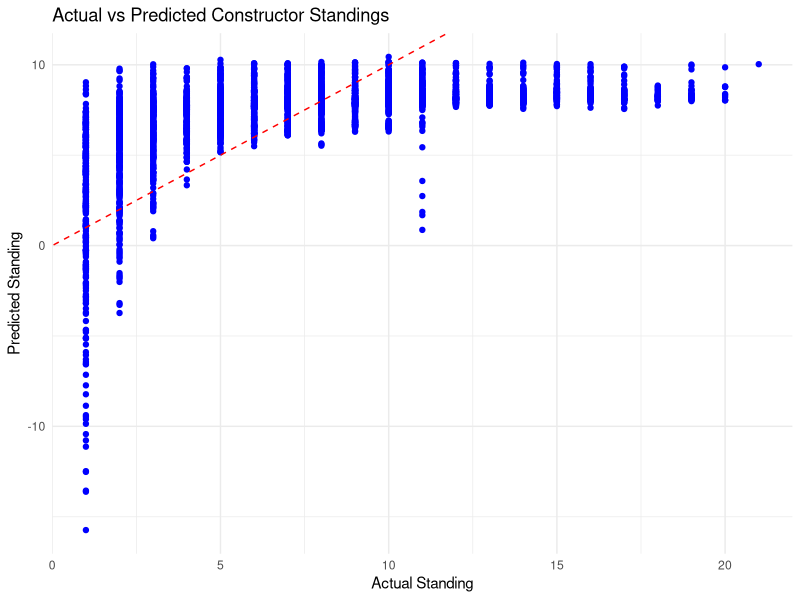

Source code (R):
# Load necessary libraries
library(dplyr)
library(caret)
library(ggplot2)

# Define the output directory
output_folder <- './'

# Load the dataset
constructor_analysis <- read.csv('constructor_analysis_merged.csv')

# Select relevant features for the linear regression model
# We will use 'position' as the target variable (constructor standings)
linear_features <- constructor_analysis %>%
  select(position, constructorId, raceId, points = points.x, wins, year, circuitId) %>%
  na.omit()

# Split data into training and testing sets
set.seed(123)
trainIndex <- createDataPartition(linear_features$position, p = .7, list = FALSE)
trainData <- linear_features[trainIndex, ]
testData <- linear_features[-trainIndex, ]

# Fit the Linear Regression model
linear_model <- lm(position ~ ., data = trainData)

# Predict on test data
linear_predictions <- predict(linear_model, testData)

# Evaluate the model
r_squared <- summary(linear_model)$r.squared
rmse_value <- RMSE(linear_predictions, testData$position)
mae_value <- MAE(linear_predictions, testData$position)

# Output results to a text file
sink(paste0(output_folder, 'constructor_linear_regression_results.txt'))
cat("Linear Regression Model Summary:\n")
print(summary(linear_model))
cat("\nR-squared: ", r_squared)
cat("\nRMSE: ", rmse_value)
cat("\nMAE: ", mae_value, "\n")
sink()

# Plotting Actual vs Predicted Constructor Standings
constructor_plot <- ggplot(testData, aes(x = position, y = linear_predictions)) +
  geom_point(color = 'blue') +
  geom_abline(slope = 1, intercept = 0, linetype = "dashed", color = "red") +
  labs(title = "Actual vs Predicted Constructor Standings", x = "Actual Standing", y = "Predicted Standing") +
  theme_minimal()

# Save the plot
ggsave(paste0(output_folder, 'constructor_linear_regression_plot.png'), plot = constructor_plot)
